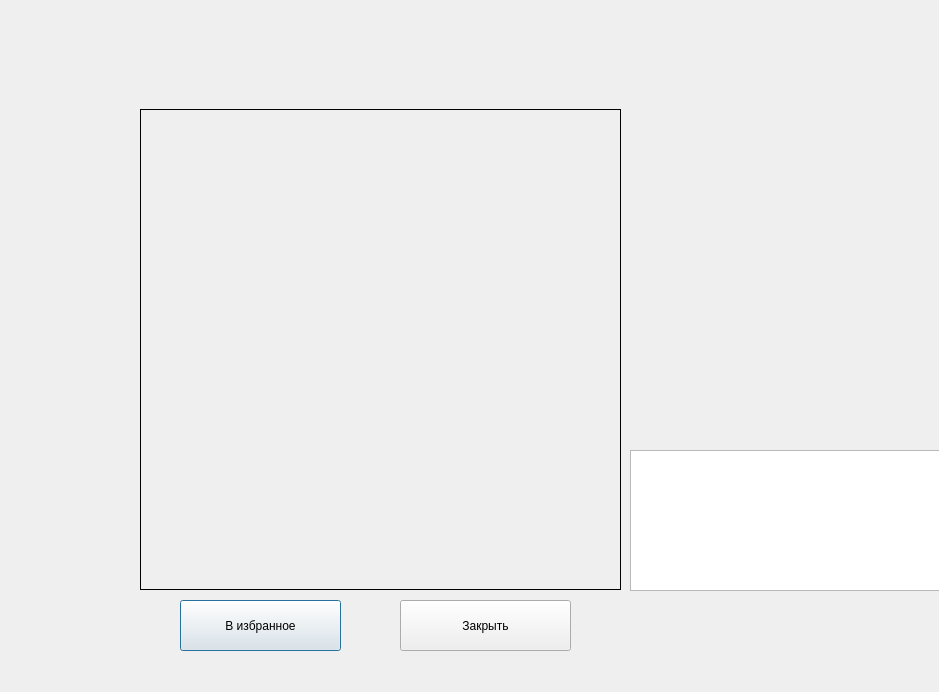
<?xml version="1.0" encoding="UTF-8"?>
<ui version="4.0">
 <class>Dialog</class>
 <widget class="QDialog" name="Dialog">
  <property name="geometry">
   <rect>
    <x>0</x>
    <y>0</y>
    <width>939</width>
    <height>692</height>
   </rect>
  </property>
  <property name="windowTitle">
   <string>Dialog</string>
  </property>
  <widget class="QLabel" name="product_image_label">
   <property name="geometry">
    <rect>
     <x>140</x>
     <y>109</y>
     <width>481</width>
     <height>481</height>
    </rect>
   </property>
   <property name="minimumSize">
    <size>
     <width>300</width>
     <height>300</height>
    </size>
   </property>
   <property name="frameShape">
    <enum>QFrame::Shape::Box</enum>
   </property>
   <property name="text">
    <string/>
   </property>
  </widget>
  <widget class="QLabel" name="product_name_label">
   <property name="geometry">
    <rect>
     <x>140</x>
     <y>60</y>
     <width>341</width>
     <height>61</height>
    </rect>
   </property>
   <property name="font">
    <font>
     <pointsize>20</pointsize>
     <bold>true</bold>
    </font>
   </property>
   <property name="text">
    <string/>
   </property>
  </widget>
  <widget class="QLabel" name="product_category_label">
   <property name="geometry">
    <rect>
     <x>630</x>
     <y>340</y>
     <width>351</width>
     <height>61</height>
    </rect>
   </property>
   <property name="font">
    <font>
     <pointsize>18</pointsize>
    </font>
   </property>
   <property name="styleSheet">
    <string notr="true"/>
   </property>
   <property name="text">
    <string/>
   </property>
  </widget>
  <widget class="QLabel" name="product_price_label">
   <property name="geometry">
    <rect>
     <x>630</x>
     <y>380</y>
     <width>261</width>
     <height>61</height>
    </rect>
   </property>
   <property name="font">
    <font>
     <pointsize>18</pointsize>
    </font>
   </property>
   <property name="text">
    <string/>
   </property>
  </widget>
  <widget class="QTextEdit" name="product_description_edit">
   <property name="geometry">
    <rect>
     <x>630</x>
     <y>450</y>
     <width>361</width>
     <height>141</height>
    </rect>
   </property>
   <property name="readOnly">
    <bool>true</bool>
   </property>
  </widget>
  <widget class="QPushButton" name="favorite_button">
   <property name="geometry">
    <rect>
     <x>180</x>
     <y>600</y>
     <width>161</width>
     <height>51</height>
    </rect>
   </property>
   <property name="text">
    <string>В избранное</string>
   </property>
  </widget>
  <widget class="QPushButton" name="close_button">
   <property name="geometry">
    <rect>
     <x>400</x>
     <y>600</y>
     <width>171</width>
     <height>51</height>
    </rect>
   </property>
   <property name="text">
    <string>Закрыть</string>
   </property>
  </widget>
 </widget>
 <resources/>
 <connections/>
</ui>
